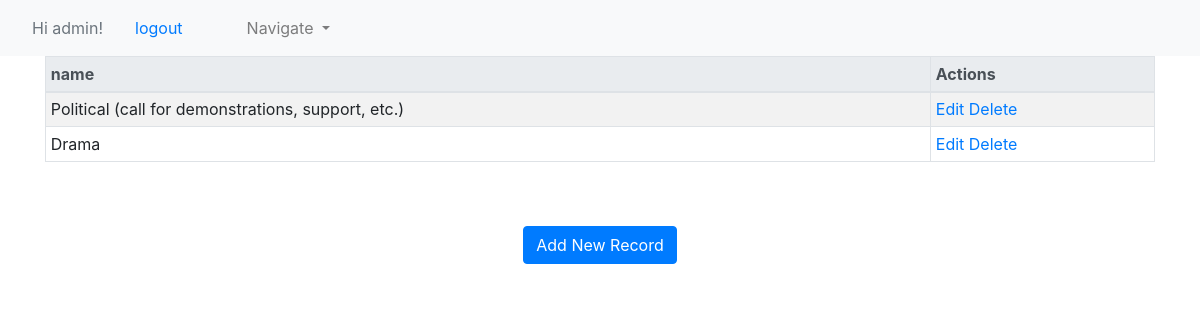
The page /genre/show/ (signed in) on the database its author committed.
### publications/models.py (models this page shows, shortened)
class Genre(models.Model):
    name = models.CharField(max_length=100, blank=True)

### publications/views.py (the view)
# urls.py: path('genre/show/', login_required(views.GenreShow.as_view()), name='genre-show'),
class GenreShow(ListView):
    model = Genre
    template_name = 'publications/genre_show.html'
    context_object_name = 'genres'

### publications/templates/publications/genre_show.html
{% extends "base.html" %}
{% block content %}
<table class="table table-striped table-bordered table-sm">
    <thead class="thead-light">
    <tr>
        <th>name </th>
        <th>Actions</th>
    </tr>
    </thead>
    <tbody>
{% for genre in genres %}
    <tr>
        <td>{{ genre.name }}</td>
        <td>
            <a href="/genre/{{ genre.id }}/edit"><span class="glyphicon glyphicon-pencil" >Edit</span></a>
            <a href="/genre/{{ genre.id }}/delete">Delete</a>
        </td>
    </tr>
{% endfor %}
    </tbody>
</table>
<br>
<br>
<center><a href="/genre/new" class="btn btn-primary">Add New Record</a></center>
{% endblock %}

### templates/base.html (shortened to what this page needs)
{% load staticfiles %}
<!DOCTYPE html>
<html>
    <head>
        <link rel="stylesheet" href="https://stackpath.bootstrapcdn.com/bootstrap/4.4.1/css/bootstrap.min.css">
    </head>
    <body>
    <nav class="navbar navbar-expand-lg navbar-light bg-light">
        {% if user.is_authenticated %}
        <div class="nav-link disabled">
            Hi {{ user.username }}!
        </div>
        <a class="nav-link" href="{% url 'logout' %}">logout</a>
        {% else %}
        <div class="nav-link">
            You are not logged in:
        <a href="{% url 'login' %}">login</a>
        </div>
        {% endif %}
    <ul class="navbar-nav mr-auto">
    <ul class="nav-item dropdown">
        <a class="nav-link dropdown-toggle" href="#" id="navbarDropdown" role="button" data-toggle="dropdown" aria-haspopup="true" aria-expanded="false">
              Navigate
        </a>
    </ul>
    </ul>
    </nav>
   <div class="container">
      <div class="row">
        <div class="col-sm">
        {% block content %}{% endblock content %}
        </div>
      </div>
    </div>
    </body>
</html>

### rows shown on the page
Genre: name "Political (call for demonstrations, support, etc.)"
Genre: name "Drama"

### other values the page prints
{{ user.username }} "admin"
